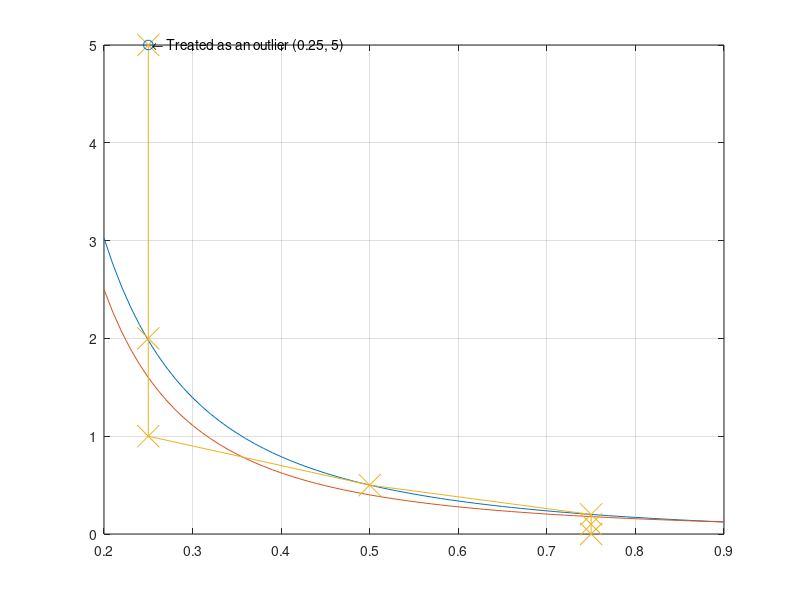

Source code (MATLAB): (Note: this script raises an error after producing the figure.)
clc; clear all; close all;

alphas = [0.75, 0.75, 0.75, 0.50, 0.25, 0.25, 0.25];
gammas = [0.00, 0.10, 0.20, 0.50, 1.00, 2.00, 5.00];
aps = [31.1, 31.4, 31.9, 32.9, 33.7, 34.0, 32.2];
nor = aps - min(aps) + 1;
nor = nor ./ max(nor);

a1 = 0.1581;
b1 = -1.848;
c1 = -0.069;

ax = 0.2:0.01:0.9;
fit = a1 .* (ax .^ b1) + c1;
rough = 1 ./ (10 * ax .^ 2);
plot(ax, fit);
grid on; hold on;
plot(ax, rough);
p = plot(alphas, gammas, '-x', 'MarkerSize', 16);
scatter(0.25, 5, 50, 'rx');
text(0.255, 5, {'\leftarrow Treated as an outlier (0.25, 5)'})
p.LineWidth = 1.5;
ylim([0, 5.5]); 
legend('Best Power Fit', 'Rough Fit', 'Experiment Data', 'Location', 'best');
xlabel('\fontsize{17} \alpha'); ylabel('\fontsize{17} \gamma')

text(0.702, 4.5, {'Goodness of Best Fit:'})
text(0.702, 4.3, {'SSE: 0.3098'})
text(0.702, 4.1, {'R-square: 0.8224'})
text(0.702, 3.9, {'RMSE: 0.3936'}) 

text(0.702, 3.5, {'Goodness of Rough Fit:'})
text(0.702, 3.3, {'SSE: 0.5098'})
text(0.702, 3.1, {'R-square: 0.7424'})
text(0.702, 2.9, {'RMSE: 0.2915'}) 

p = 0.5;
z = zeros(61, 501);
i = 1;
j = 1;
for a = 0.2:0.01:0.8
    for b = 0:0.01:5
        f = -a * ((1 - p) ^ b) * log(p);
        z(i,j) = f;
        j = j + 1;
    end
    i = i + 1;
    j = 1;
end

x = max(max(z));
figure;
plot3(gammas, alphas, nor.*x); hold on;
for i = 1:7
    y = 0:0.001:nor(i) * x;
    temp1 = ones(1,length(y)) .* alphas(i);
    temp2 = ones(1,length(y)) .* gammas(i);
    plot3(temp2, temp1, y);
end
mesh(0:0.01:5, 0.2:0.01:0.8, z);
ylabel('\fontsize{17} \alpha'); xlabel('\fontsize{17} \gamma'); zlabel('FL(0.5)'); 
title("Focal Loss vs. \alpha and \gamma @ p = 0.5");
legend('Normalized AP Values', 'Location', 'best');
grid on; hold off;

p = 0.5;
step = 0.1;
[X,Y] = meshgrid(0.2:step:1, 0:step:2+step);
Z = -X .* (p .^ Y) .* log(p);
[dX,dY] = gradient(Z,step);
figure; quiver(X,Y,dX,dY);
hold on
contour(X,Y,Z)
axis equal
hold off
xlim([0.2, 0.91]); ylim([0, 2+step]);
xlabel('\fontsize{17} \alpha'); ylabel('\fontsize{17} \gamma');
title('Quiver-Contour Plot of Focal Loss');
figure, grid on; hold on;
p = 0:0.01:1;
for i = 1:3
    alpha = 0.25 * i;
    fit = a1 .* (alpha .^ b1) + c1;
    f = -alpha .* ((1 - p) .^ fit) .* log(p);
    plot(p, f); 
end
legend('\alpha = 0.25 | \gamma = f(\alpha) = 1.97 | \gamma_{best} = 2.0', ...
       '\alpha = 0.50 | \gamma = f(\alpha) = 0.50 | \gamma_{best} = 0.5', ...
       '\alpha = 0.75 | \gamma = f(\alpha) = 0.10 | \gamma_{best} = 0.2')
ylim([0, 3.5])
ylabel('FL^{*}(p_{t})');
xlabel('p_{t}');
hold off;

% Experiments
exp_alphas = [0.45, 0.45, 0.45, 0.6, 0.6];
exp_gammas = [(a1 .* (0.45 .^ b1) + c1) * 0.7, ...
               a1 .* (0.45 .^ b1) + c1, ...
              (a1 .* (0.45 .^ b1) + c1) * 1.3, ...
              (a1 .* (0.6 .^ b1) + c1) * 0.7, ...
               a1 .* (0.6 .^ b1) + c1];
exp_aps = [32.5, 32.9, 32.8, 31.2, 31.7];
figure('Renderer', 'painters', 'Position', [800 200 900 900]);
ax = 0.2:0.01:0.9;
fit = a1 .* (ax .^ b1) + c1;
plot(ax, fit);
grid on; hold on;
p = plot(alphas(2:end - 1), gammas(2:end - 1), '-x', 'MarkerSize',12);
% text(0.257, 5.02, {'\leftarrow Treated as an outlier (0.25, 5)'})
p.LineWidth = 1.5;
% scatter(exp_alphas, exp_gammas, 'ko');
scatter(0.25, 5, 100, 'rx');
scatter(0.75, 0, 100, 'rx');
% text(0.52, 0.02, {'Treated as an outlier (0.75, 0)\rightarrow'})
ylim([-0.5, 5.5]);
% legend('Best Power Fit', 'Lin et. al. Data', 'Experiment Data', 'Location', 'best');
legend('Best Power Fit', 'Lin et. al. Data', 'Location', 'best');
xlabel('\fontsize{17} \alpha'); ylabel('\fontsize{17} \gamma')
% text(0.39, exp_gammas(1), {'AP: 32.4 \rightarrow'}, 'FontSize', 11)
% text(0.46, exp_gammas(2), {'\leftarrow AP: 32.9'}, 'FontSize', 11)
% text(0.46, exp_gammas(3), {'\leftarrow AP: 32.8'}, 'FontSize', 11)
% text(0.54, exp_gammas(4), {'AP: 31.2 \rightarrow'}, 'FontSize', 11)
% text(0.54, exp_gammas(5), {'AP: 31.7 \rightarrow'}, 'FontSize', 11)

figure;
scatter(exp_alphas, exp_aps, 60)
grid on; hold on;
xlabel('\fontsize{17} \alpha'); ylabel('AP');
scatter([0.45, 0.6], [32.9, 31.7], 70, 'x');
xlim([0.4, 0.65]); ylim([31, 33]);
legend('Experiment Results', 'Proposed \alpha/\gamma pairs', 'Location', 'best')
